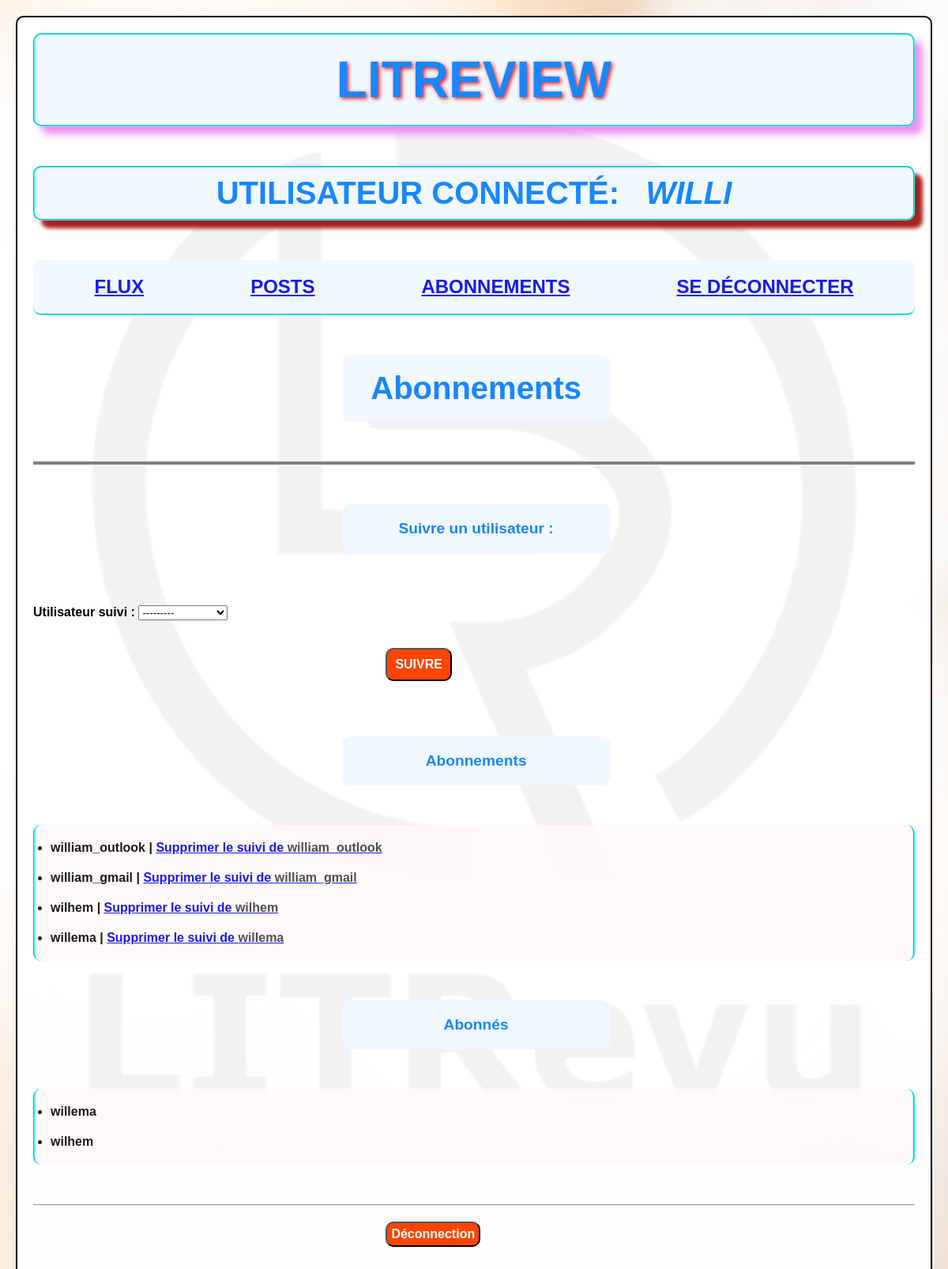
The page /follow/ (signed in) on the database as committed earlier.
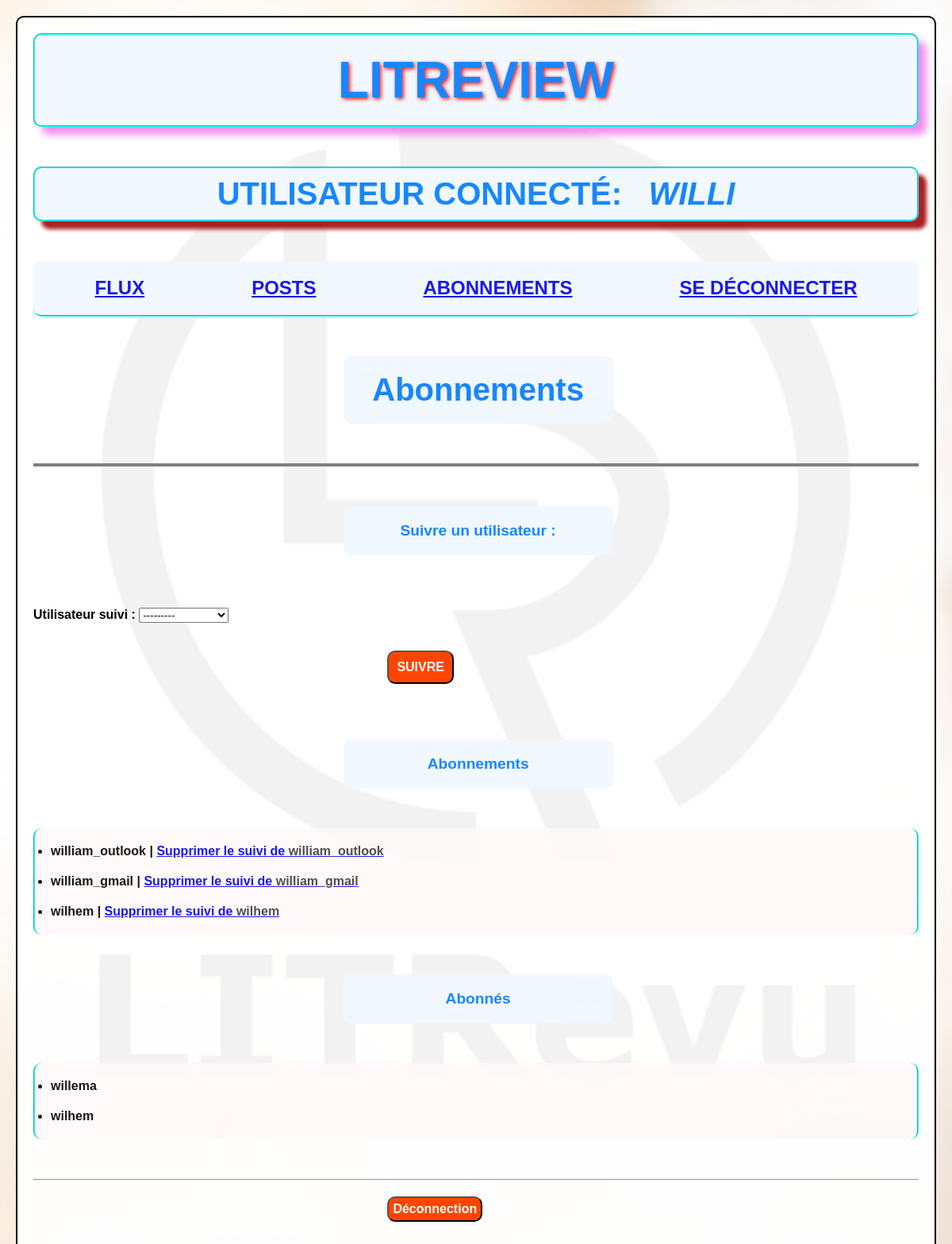
The same page on the database as committed later.
### followup/models.py (models this page shows, shortened)
class UserFollow(models.Model):
    user = models.ForeignKey(
        to=settings.AUTH_USER_MODEL,
        on_delete=models.CASCADE,
        related_name="followings",
        verbose_name="Utilisateur suiveur",
        )
    followed_user = models.ForeignKey(
        to=settings.AUTH_USER_MODEL,
        on_delete=models.CASCADE,
        related_name="followed_by",
        verbose_name="Utilisateur suivi"
        )
    class Meta:
        unique_together = ("user", "followed_user", )
        verbose_name = "Relation de suivi"
        verbose_name_plural = "Relations de suivi"

### authentification/models.py (models this page shows)
class LitRevuUser(AbstractUser):
    class Meta:
        verbose_name = "Utilisateur de LITRevu"
        verbose_name_plural = "Utilisateurs de LITRevu"
    def __str__(self):
        return self.username

### followup/views.py (the view, shortened to what this page needs)
# urls.py: path("", UserFollowView.as_view(), name="follow"),
class UserFollowView(LoginRequiredMixin, CreateView):
    model = UserFollow
    template_name = "followup/userfollow.html"
    fields = ["followed_user", ]
    def get_context_data(self, **kwargs):
        context = super().get_context_data(**kwargs)
        followed_users = UserFollow.objects.filter(user=self.request.user).exclude(followed_user=self.request.user)
        users_following = UserFollow.objects.filter(followed_user=self.request.user).exclude(user=self.request.user)
        context.update(
            {
                "followed_users": followed_users,
                "users_following": users_following,
            }
                    )
        return context

### followup/templates/followup/userfollow.html (shortened to what this page needs)
{% extends "base.html" %}
{% block content %}
    <h2 class="subcription-titles">Abonnements</h2>
    <hr class="hr-1">
    <h4 class="subcription-titles">Suivre un utilisateur : </h4>
    <form method="post" class="form-body">
        {{ form.as_p }}
        <input type="submit" value="Suivre" class="button-1">
    </form>
    <h4 class="subcription-titles">Abonnements</h4>
    <ul class="follow-users-list">
        {%  for user_follow in followed_users %}
        <li>{{ user_follow.followed_user }} | <a href="{% url 'follow:unfollow' user_follow.pk %}">Supprimer le suivi de <span style="color: rgb(61, 61, 61);">{{ user_follow.followed_user }}</span></a></li>
        {% endfor %}
    </ul>
    <h4 class="subcription-titles">Abonnés</h4>
    <ul class="follow-users-list">
        {%  for user_follow in users_following %}
        <li>{{ user_follow.user }}</li>
        {% endfor %}
    </ul>
{% endblock %}

Rows that differ between the two databases and show on the page:
removed UserFollow: followed_user "willema", shown under "Abonnements"
